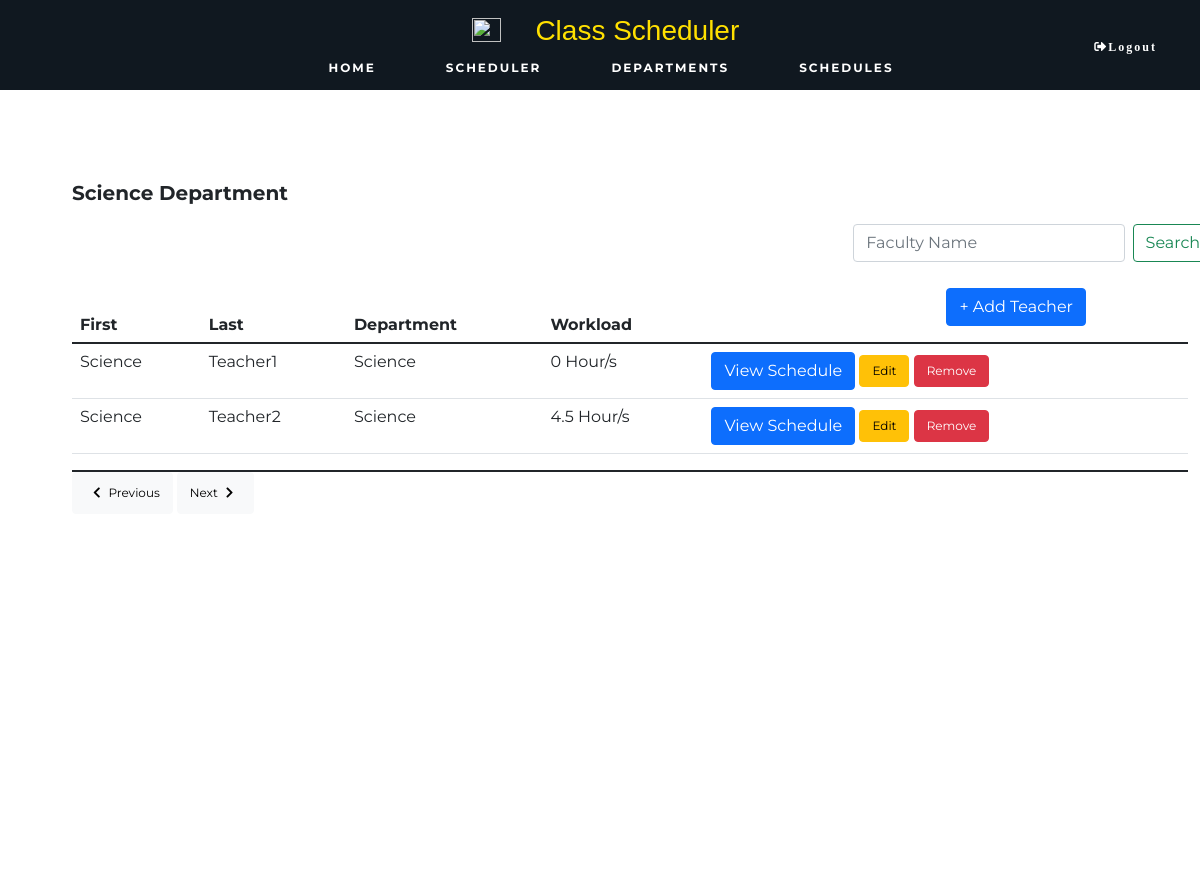
The app's page /teacher.php?dept=Science with its own data.
### tables this page shows
CREATE TABLE IF NOT EXISTS `teacher` (
  `id` int NOT NULL AUTO_INCREMENT,
  `firstName` varchar(32) NOT NULL,
  `lastName` varchar(32) NOT NULL,
  `dept` varchar(32) NOT NULL,
  `workload` float NOT NULL,
  PRIMARY KEY (`id`)
);

### includes/connection/DatabaseFunctions.php (called while the page is built, shortened)
<?php
function retrieveAllId($pdo, $table, $primaryKey, $value) {
    $query = 'SELECT * FROM `' . $table . '`
              WHERE `' . $primaryKey . '` = :value';
    $parameters = [
        'value' => $value
    ];
    $query = query($pdo, $query, $parameters);
    return $query->fetchAll();
}
function query($pdo, $sql, $parameters = []) {
    $query = $pdo->prepare($sql);
    $query->execute($parameters);
    return $query;
}
?>

### includes/templates/teacher.html.php (the view, shortened to what this page needs)
<link rel="stylesheet" type="text/css" href="./includes/templates/css/teacher.css">
<?php
$isSetDept = isset($_GET['dept']);
$output = '
<div class="container">
';
	if($isSetDept)
$output .= '
	<p> '.$dept.' Department</p>
';
	else
$output .= '
	<p>Search Results : '.$search.'</p>
';
$output .= '
	<form action="teacher.php" method="get" class="d-flex" style="margin-left:70%;">
		<input class="form-control me-2" type="text" name="search" placeholder="Faculty Name" aria-label="Search">
		<button class="btn btn-outline-success" type="submit">Search</button>
	</form>
';
if($isSetDept) {
$output .= '
	<div class="add">
		<button type="button" class="btn btn-primary" data-bs-toggle="modal" data-bs-target="#exampleModal">+ Add Teacher</button>
	</div>
	<div class="modal fade" id="exampleModal" tabindex="-1" aria-labelledby="exampleModalLabel" aria-hidden="true">
		<div class="modal-dialog">
		<div class="modal-content">
			<div class="modal-header">
				<h5 class="modal-title" id="exampleModalLabel">New Entry</h5>
				<button type="button" class="btn-close" data-bs-dismiss="modal" aria-label="Close"></button>
			</div>
			<form action="teacher.php?search='.$dept.'" method="post">
			<div class="modal-body">
				<div class="input-group input-group-sm mb-3">
					<span class="input-group-text">First Name</span>
					<input type="text" aria-label="First name" name="firstName" class="form-control" placeholder="Juan" required><br>
				</div>
				<div class="input-group input-group-sm mb-3">
					<span class="input-group-text">Last name</span>
					<input type="text" aria-label="Last name" name="lastName" class="form-control" placeholder="dela Cruz" required><br>
				</div>
				<div class="input-group input-group-sm mb-3">
					<span class="input-group-text">Department</span>
					<select name="dept">
						<option value="'.$dept.'">'.$dept.'</option>
					</select>
				</div>
				<div class="input-group input-group-sm mb-3">
					<span class="input-group-text">Adviser of </span>
					<select name="advising">
					<option disable selected>Select Grade & Section</option>
';
					for($i = 7; $i <= 10; $i++) {
						$gradeLevel = retrieveAllId($pdo, 'grade_level', 'grade', $i);
						foreach($gradeLevel as $gradeSection) {
							$output .= '
								<option value="'.$gradeSection['id'].'">
								'.$gradeSection['grade']. ' - ' . $gradeSection['section'] .'
								</option>
							';
						}
					}
$output .= '
					</select>
				</div>
				<div class="input-group input-group-sm mb-3">
					<span class="input-group-text">Department Head of </span>
					<select name="">
						<option value="tbd">To be decided</option>
						<option value="'.$dept.'">'.$dept.'</option>
					</select>
				</div>
			</div>
			<div class="modal-footer">
				<button type="submit" class="btn btn-primary" name="newEntry" value="newEntry">Save changes</button>
				<button type="button" class="btn btn-secondary" data-bs-dismiss="modal">Close</button>
			</div>
			</form>
		</div>
		</div>
	</div>
';
}
$output .= '
	<div class="table">
	<table class="table table-hover">
		<thead>
			<tr>
				<th scope="col">First </th>
				<th scope="col">Last</th>
				<th scope="col">Department</th>
				<th scope="col">Workload</th>
			</tr>
		</thead>
		<tbody>
';
	if($isSetDept) {
		$query = $dept;
		$result = retrieveAllId($pdo, 'teacher', 'dept', $dept);
	}
	else {
		$query = $search;
		$result = searchName($pdo, 'teacher', $search);
	}
	foreach($result as $row) {
$output .= '
			<tr>
				<td> '.$row['firstName'].' </td>
				<td> '.$row['lastName'].' </td>
				<td> '.$row['dept'].' </td>
				<td> '.$row['workload'].' Hour/s </td>
				<td>
					<a class ="btn btn-primary" href="teacher_schedule.php?teacherId='.$row['id'].'">View Schedule</a>
					<button type="submit" class="btn btn-warning" name="updateEntry" value="updateEntry" data-bs-toggle="modal" data-bs-target="#a'.$row['id'].'">Edit</button>
					<div class="modal fade" id="a'.$row['id'].'" tabindex="-1" aria-labelledby="a'.$row['id'].'" aria-hidden="true">
						<div class="modal-dialog">
						<div class="modal-content">
								<h5 class="modal-title" id="a'.$row['id'].'">Edit Entry</h5>
							<form action="teacher.php?search='.$query.'" method="post">
							<div class="modal-body">
									<input type="text" aria-label="First name" name="firstName" class="form-control" value="'.$row['firstName'].'" required><br>
									<input type="text" aria-label="Last name" name="lastName" class="form-control" value="'.$row['lastName'].'" required><br>
										<option value="'.$row['dept'].'" selected>'.$row['dept'].'</option>
								<div class="input-group input-group-sm mb-3">
									<select name="advising">
';
							$advising = retrieveId($pdo, 'grade_level', 'adviser_id', $row['id']);
							if(isset($advising['adviser_id'])) {
								$output .= '
										<option value="'.$advising['id'].'">
										'.$advising['grade']. ' - ' . $advising['section'] .'
										</option>
								';
							} else {
								$output .= '
									<option disable selected>
										Select Grade & Section
									</option>
								';
							}
							for($i = 7; $i <= 10; $i++) {
								$gradeLevel = retrieveAllId($pdo, 'grade_level', 'grade', $i);
								foreach($gradeLevel as $advising1) {
									$output .= '
										<option value="'.$advising1['id'].'">
										'.$advising1['grade']. ' - ' . $advising1['section'] .'
										</option>
									';
								}
							}
$output .= '
									</select>
								</div>
								<div class="input-group input-group-sm mb-3">
									<span class="input-group-text">Department Head of </span>
									<select name="">
										<option value="tbd">To be decided</option>
										<option value="Mathematics">Mathematics</option>
										<option value="Science">Science</option>
										<option value="English">English</option>
										<option value="Filipino">Filipino</option>
										<option value="MAPEH">MAPEH</option>
										<option value="AP">AP</option>
										<option value="ESP">ESP</option>
										<option value="TLE">TLE</option>
									</select>
								</div>
							</div>
							<div class="modal-footer">
								<input type="hidden" name="id" value="'.$row['id'].'">
								<button type="submit" class="btn btn-primary" name="updateEntry" value="updateEntry">Save changes</button>
								<button type="button" class="btn btn-secondary" data-bs-dismiss="modal">Close</button>
							</div>
							</form>
						</div>
						</div>
					</div>';
					if($isSetDept)
						$query = 'dept=' . $dept;
					else
						$query = 'search=' . $search;
$output .= '
					<form action="teacher.php?'.$query.'" method="post" style="display: inline;margin:0; padding:0">
						<input type="hidden" name="id" value="'.$row['id'].'">
						<button type="submit" class="btn btn-danger" name="deleteEntry" value="deleteEntry">Remove</button>
					</form>
				</td>
			</tr>
';
		}
$output .= '
		</tbody>
	</table>
		<div class="next-button">
			<button type="button" class="btn btn-light"><i class="fas fa-chevron-left"></i>Previous</button>
			<button type="button" class="btn btn-light">Next<i class="fas fa-chevron-right"></i></button>
		</div>
	</div>
</div>
';
?>

### includes/templates/css/teacher.css (style rules this page uses)
.container { position: absolute; top: 20%; left: 5%; font-size: 15px; background: white; outline: gray ; height: 80%; width: 80%; }
.container p { font-size: 20px; font-weight: bold; }
.table { margin-top: 4%; }
.table button { font-size: 12px; }
form { width: 400px; padding-right: 40px; }
.add button { position: absolute; right: 10%; margin-top: 1%; }
.next-button { font-size: 15px; right: 8%; top: 80px; }

### resources/Test-Codes/includes/templates/css/all.css (style rules this page uses)
.fa, .fas, .far, .fal, .fad, .fab { -moz-osx-font-smoothing: grayscale; -webkit-font-smoothing: antialiased; display: inline-block; font-style: normal; font-variant: normal; text-rendering: auto; line-height: 1; }
.fa-chevron-left:before { content: "\f053"; }
.fa-chevron-right:before { content: "\f054"; }
.fa, .fas { font-family: 'Font Awesome 5 Free'; font-weight: 900; }

### includes/templates/css/style.css (style rules this page uses)
* { font-family: 'Montserrat', sans-serif; scroll-behavior: smooth; }
body { width: 100vw; height: 100vh; padding: 0; margin: 0; }

### records on screen
teacher: firstName "Science", lastName "Teacher1", dept "Science", workload "0"
teacher: firstName "Science", lastName "Teacher2", dept "Science", workload "4.5"

### other values on screen
$dept "Science"
